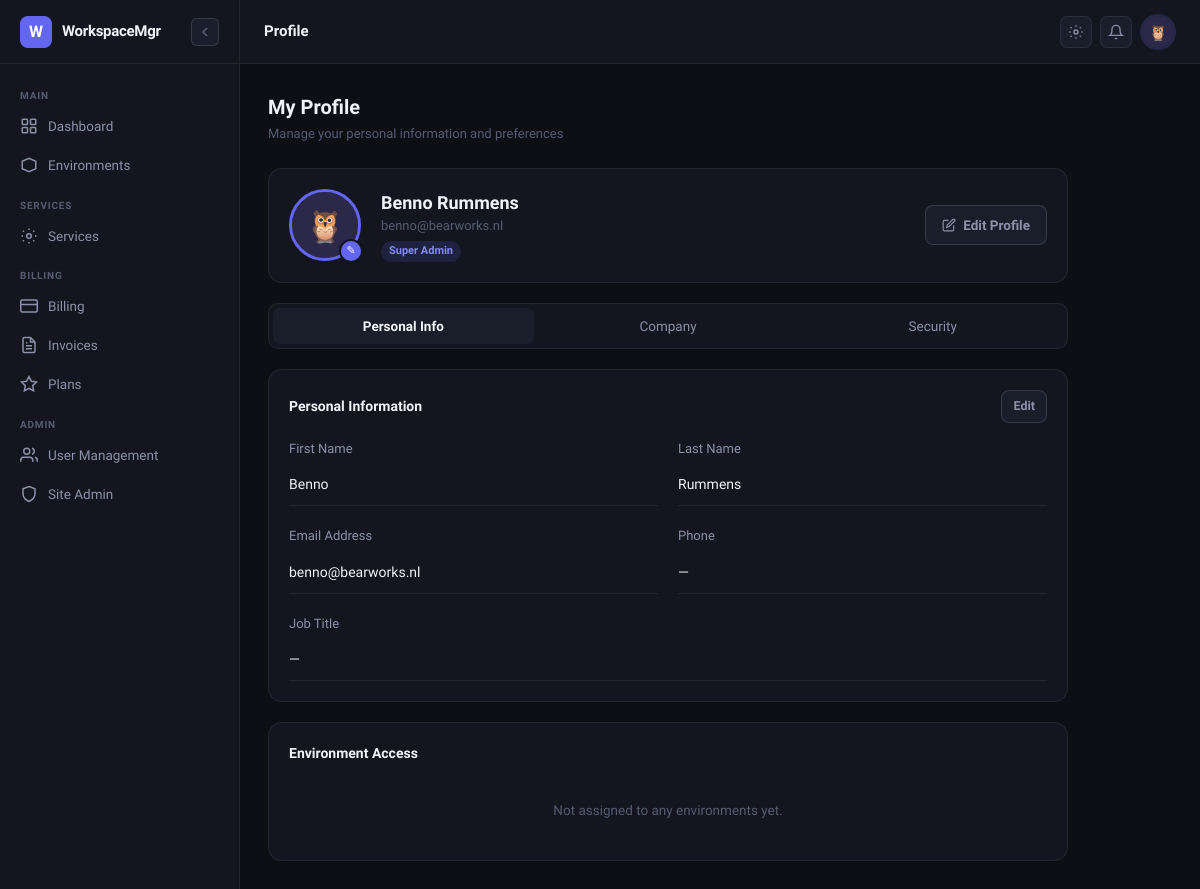
Before: /users/profile/ (signed in) with the older database file.
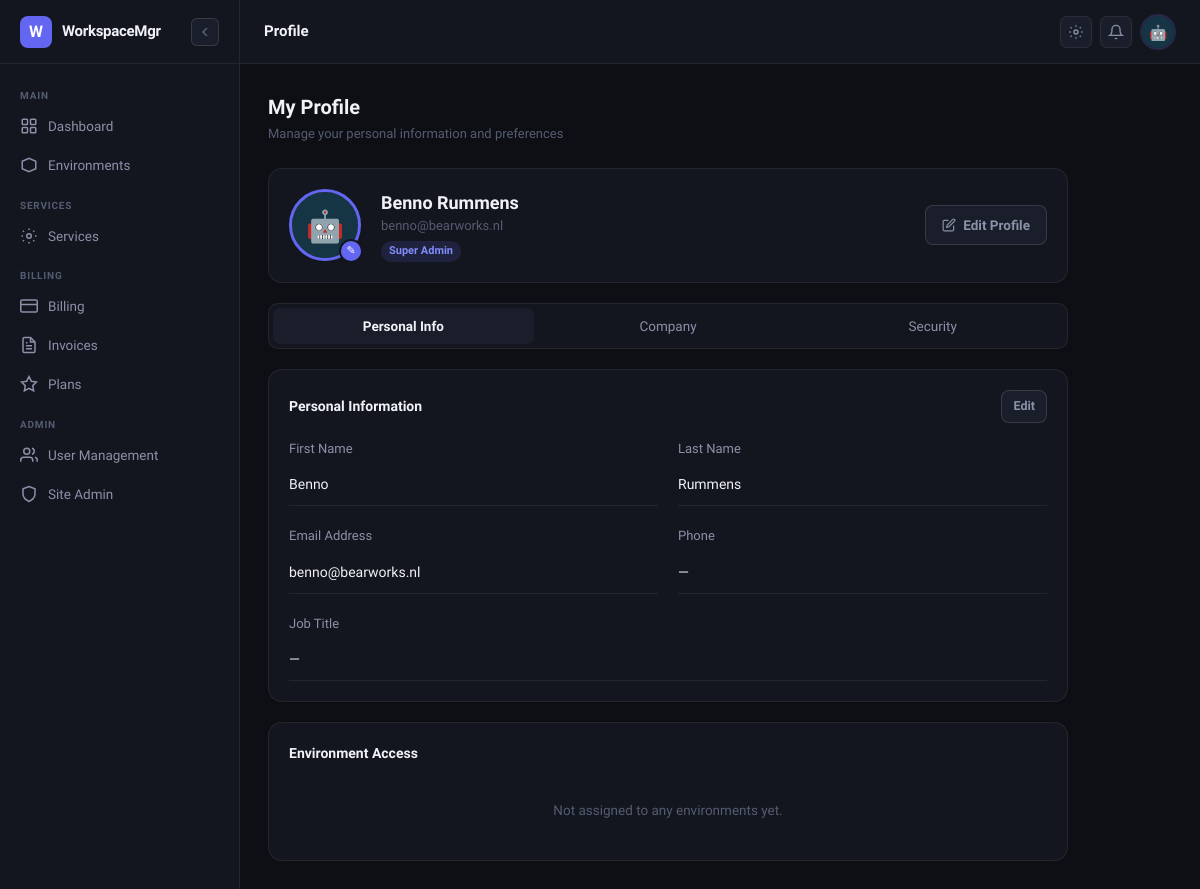
After: the same page with the newer database file.
### apps/accounts/models.py (models this page shows, shortened)
class User(AbstractUser):
    username = None
    email = models.EmailField(unique=True)
    role = models.CharField(max_length=20, choices=ROLE_CHOICES, default='env_admin')
    avatar = models.CharField(max_length=20, choices=AVATAR_CHOICES, default='avatar_1')
    phone = models.CharField(max_length=30, blank=True)
    job_title = models.CharField(max_length=100, blank=True)
    is_onboarded = models.BooleanField(default=False)
    created_at = models.DateTimeField(auto_now_add=True)
    updated_at = models.DateTimeField(auto_now=True)
    objects = UserManager()
    USERNAME_FIELD = 'email'
    REQUIRED_FIELDS = []
    class Meta:
        verbose_name = 'User'
        verbose_name_plural = 'Users'
    @property
    def display_name(self):
        return self.get_full_name() or self.email.split('@')[0]
    @property
    def is_superadmin(self):
        return self.role == 'superadmin' or self.is_superuser
    @property
    def is_env_admin(self):
        return self.role in ('superadmin', 'env_admin') or self.is_superuser
    @property
    def avatar_url(self):
        return f'/static/img/avatars/{self.avatar}.svg'

### apps/users/views.py (the view)
# urls.py: path('profile/', views.profile, name='profile'),
@login_required
def profile(request):
    company, _ = Company.objects.get_or_create(
        user=request.user, defaults={'name': request.user.display_name}
    )
    memberships = EnvironmentMembership.objects.filter(
        user=request.user
    ).select_related('environment')
    return render(request, 'users/profile.html', {
        'profile_form':  ProfileForm(instance=request.user),
        'avatar_form':   AvatarForm(instance=request.user),
        'company_form':  CompanyForm(instance=company),
        'avatar_choices': AVATAR_CHOICES,
        'current_avatar': request.user.avatar,
        'memberships':   memberships,
    })

### apps/core/context_processors.py (called while the page is built)
def sidebar_context(request):
    if request.user.is_authenticated:
        environments = Environment.objects.filter(owner=request.user)[:10]
        return {'sidebar_environments': environments}
    return {}

### templates/users/profile.html (shortened to what the changed rows need)
{% extends "base.html" %}
{% block page_title %}Profile{% endblock %}
{% block content %}
<div style="max-width:800px;">
  <div class="page-header">
    <div>
      <div class="page-title">My Profile</div>
      <div class="page-subtitle">Manage your personal information and preferences</div>
    </div>
  </div>
  <div class="card" style="margin-bottom:20px;">
    <div style="display:flex;align-items:center;gap:20px;">
      <div style="position:relative;">
        <div style="width:72px;height:72px;border-radius:50%;border:3px solid var(--accent);background:var(--bg-raised);display:flex;align-items:center;justify-content:center;overflow:hidden;" id="avatar-display">
          <img src="{{ user.avatar_url }}" alt="{{ user.display_name }}" style="width:100%;height:100%;object-fit:cover;"
            onerror="this.style.display='none';document.getElementById('avatar-fallback').style.display='flex'">
        </div>
        <button onclick="openAvatarModal()" style="position:absolute;bottom:-2px;right:-2px;width:24px;height:24px;border-radius:50%;background:var(--accent);border:2px solid var(--bg-surface);display:flex;align-items:center;justify-content:center;cursor:pointer;font-size:11px;color:white;">✎</button>
      </div>
      <div style="flex:1;">
        <div style="font-size:18px;font-weight:700;">{{ user.display_name }}</div>
        <div style="font-size:13px;color:var(--text-muted);">{{ user.email }}</div>
        <div style="margin-top:6px;display:flex;gap:8px;flex-wrap:wrap;">
          <span class="badge badge-purple">{{ user.get_role_display }}</span>
        </div>
      </div>
      <button onclick="openProfileEdit()" class="btn btn-secondary">
        <svg width="14" height="14" fill="none" viewBox="0 0 24 24" stroke="currentColor" stroke-width="2"><path d="M11 4H4a2 2 0 00-2 2v14a2 2 0 002 2h14a2 2 0 002-2v-7"/><path d="M18.5 2.5a2.121 2.121 0 013 3L12 15l-4 1 1-4 9.5-9.5z"/></svg>
        Edit Profile
      </button>
    </div>
  </div>
  <div style="display:flex;gap:4px;margin-bottom:20px;background:var(--bg-surface);border:1px solid var(--border);border-radius:10px;padding:4px;">
    <button class="tab-btn active" onclick="showTab('personal')" id="tab-personal">Personal Info</button>
    <button class="tab-btn" onclick="showTab('company')" id="tab-company">Company</button>
    <button class="tab-btn" onclick="showTab('security')" id="tab-security">Security</button>
  </div>
  <div id="tab-content-personal">
    <div class="card">
      <div class="card-header">
        <div class="card-title">Personal Information</div>
        <button onclick="openProfileEdit()" class="btn btn-secondary btn-sm">Edit</button>
      </div>
      <div style="display:grid;grid-template-columns:1fr 1fr;gap:20px;">
        <div>
          <div class="form-label">First Name</div>
          <div style="font-size:14px;color:var(--text-primary);padding:10px 0;border-bottom:1px solid var(--border);">{{ user.first_name|default:"—" }}</div>
        </div>
        <div>
          <div class="form-label">Last Name</div>
          <div style="font-size:14px;color:var(--text-primary);padding:10px 0;border-bottom:1px solid var(--border);">{{ user.last_name|default:"—" }}</div>
        </div>
        <div>
          <div class="form-label">Email Address</div>
          <div style="font-size:14px;color:var(--text-primary);padding:10px 0;border-bottom:1px solid var(--border);">{{ user.email }}</div>
        </div>
        <div>
          <div class="form-label">Phone</div>
          <div style="font-size:14px;color:var(--text-primary);padding:10px 0;border-bottom:1px solid var(--border);">{{ user.phone|default:"—" }}</div>
        </div>
        <div style="grid-column:1/-1;">
          <div class="form-label">Job Title</div>
          <div style="font-size:14px;color:var(--text-primary);padding:10px 0;border-bottom:1px solid var(--border);">{{ user.job_title|default:"—" }}</div>
        </div>
      </div>
    </div>
  </div>
  <div class="card" style="margin-top:20px;">
    <div class="card-header">
      <div class="card-title">Environment Access</div>
    </div>
    {% if memberships %}
    <div style="display:flex;flex-direction:column;gap:8px;">
      {% for m in memberships %}
      <div style="display:flex;align-items:center;justify-content:space-between;padding:10px 14px;border-radius:9px;border:1px solid var(--border);background:var(--bg-raised);">
        <div style="display:flex;align-items:center;gap:10px;">
          <span style="font-size:18px;">🖥️</span>
          <div>
            <div style="font-size:13.5px;font-weight:600;color:var(--text-primary);">{{ m.environment.name }}</div>
            <div style="font-size:12px;color:var(--text-muted);">Since {{ m.joined_at|date:"d M Y" }}</div>
          </div>
        </div>
        <span class="badge {% if m.role == 'env_admin' %}badge-purple{% else %}badge-gray{% endif %}">
          {{ m.get_role_display }}
        </span>
      </div>
      {% endfor %}
    </div>
    {% else %}
    <div style="text-align:center;padding:20px 0;color:var(--text-muted);font-size:13.5px;">
      Not assigned to any environments yet.
    </div>
    {% endif %}
  </div>
</div>
{% endblock %}

### templates/base.html (shortened to what the changed rows need)
<!DOCTYPE html>
<html lang="en" data-theme="dark">
<head>
  <script src="https://cdn.tailwindcss.com"></script>
</head>
<body>
{% if user.is_authenticated %}
<aside id="sidebar">
  <div class="sidebar-logo">
    <div class="logo-mark">W</div>
    <span class="sidebar-logo-text">WorkspaceMgr</span>
    <button class="sidebar-collapse-btn" onclick="toggleSidebar()" title="Toggle sidebar">
      <svg id="collapse-icon-expand" width="16" height="16" fill="none" viewBox="0 0 24 24" stroke="currentColor" stroke-width="2.5">
        <path d="M15 18l-6-6 6-6"/>
      </svg>
    </button>
  </div>
  <nav class="sidebar-nav">
    <div class="sidebar-section-label">Main</div>
    <a href="{% url 'core:dashboard' %}" class="nav-item {% if request.resolver_match.url_name == 'dashboard' %}active{% endif %}">
      <svg class="nav-icon" fill="none" viewBox="0 0 24 24" stroke="currentColor" stroke-width="2"><rect x="3" y="3" width="7" height="7" rx="1"/><rect x="14" y="3" width="7" height="7" rx="1"/><rect x="3" y="14" width="7" height="7" rx="1"/><rect x="14" y="14" width="7" height="7" rx="1"/></svg>
      <span class="sidebar-label">Dashboard</span>
    </a>
    <a href="{% url 'environments:list' %}" class="nav-item {% if 'environments' in request.path %}active{% endif %}">
      <svg class="nav-icon" fill="none" viewBox="0 0 24 24" stroke="currentColor" stroke-width="2"><path d="M3 7l9-4 9 4v10l-9 4-9-4V7z"/></svg>
      <span class="sidebar-label">Environments</span>
    </a>
    <div class="sidebar-section-label">Services</div>
    <a href="{% url 'services:list' %}" class="nav-item {% if 'services' in request.path %}active{% endif %}">
      <svg class="nav-icon" fill="none" viewBox="0 0 24 24" stroke="currentColor" stroke-width="2"><circle cx="12" cy="12" r="3"/><path d="M19.07 4.93l-1.41 1.41M5.34 17.66l-1.41 1.41M19.07 19.07l-1.41-1.41M5.34 6.34L3.93 4.93M20 12h2M2 12h2M12 20v2M12 2v2"/></svg>
      <span class="sidebar-label">Services</span>
    </a>
    <div class="sidebar-section-label">Billing</div>
    <a href="{% url 'billing:overview' %}" class="nav-item {% if request.path == '/billing/' %}active{% endif %}">
      <svg class="nav-icon" fill="none" viewBox="0 0 24 24" stroke="currentColor" stroke-width="2"><rect x="1" y="4" width="22" height="16" rx="2"/><line x1="1" y1="10" x2="23" y2="10"/></svg>
      <span class="sidebar-label">Billing</span>
    </a>
    <a href="{% url 'billing:invoice_list' %}" class="nav-item {% if 'invoices' in request.path %}active{% endif %}">
      <svg class="nav-icon" fill="none" viewBox="0 0 24 24" stroke="currentColor" stroke-width="2"><path d="M14 2H6a2 2 0 00-2 2v16a2 2 0 002 2h12a2 2 0 002-2V8z"/><polyline points="14 2 14 8 20 8"/><line x1="16" y1="13" x2="8" y2="13"/><line x1="16" y1="17" x2="8" y2="17"/><polyline points="10 9 9 9 8 9"/></svg>
      <span class="sidebar-label">Invoices</span>
    </a>
    <a href="{% url 'billing:plan_list' %}" class="nav-item {% if 'plans' in request.path %}active{% endif %}">
      <svg class="nav-icon" fill="none" viewBox="0 0 24 24" stroke="currentColor" stroke-width="2"><polygon points="12 2 15.09 8.26 22 9.27 17 14.14 18.18 21.02 12 17.77 5.82 21.02 7 14.14 2 9.27 8.91 8.26 12 2"/></svg>
      <span class="sidebar-label">Plans</span>
    </a>
    {% if user.is_env_admin %}
    <div class="sidebar-section-label">Admin</div>
    <a href="{% url 'users:user_list' %}" class="nav-item {% if 'users' in request.path and 'profile' not in request.path %}active{% endif %}">
      <svg class="nav-icon" fill="none" viewBox="0 0 24 24" stroke="currentColor" stroke-width="2"><path d="M17 21v-2a4 4 0 00-4-4H5a4 4 0 00-4 4v2"/><circle cx="9" cy="7" r="4"/><path d="M23 21v-2a4 4 0 00-3-3.87"/><path d="M16 3.13a4 4 0 010 7.75"/></svg>
      <span class="sidebar-label">User Management</span>
    </a>
    {% endif %}
    {% if user.is_superadmin %}
    <a href="/admin/" class="nav-item">
      <svg class="nav-icon" fill="none" viewBox="0 0 24 24" stroke="currentColor" stroke-width="2"><path d="M12 22s8-4 8-10V5l-8-3-8 3v7c0 6 8 10 8 10z"/></svg>
      <span class="sidebar-label">Site Admin</span>
    </a>
    {% endif %}
  </nav>
</aside>
<div id="main-wrap">
  <header id="topbar">
    <div class="topbar-title">{% block page_title %}Dashboard{% endblock %}</div>
    <div class="topbar-actions">
      <button class="icon-btn" onclick="openThemePanel()" title="Theme settings">
        <svg width="16" height="16" fill="none" viewBox="0 0 24 24" stroke="currentColor" stroke-width="2">
          <circle cx="12" cy="12" r="3"/><path d="M19.07 4.93l-1.41 1.41M5.34 17.66l-1.41 1.41M19.07 19.07l-1.41-1.41M5.34 6.34L3.93 4.93M20 12h2M2 12h2M12 20v2M12 2v2"/>
        </svg>
      </button>
      <button class="icon-btn" title="Notifications">
        <svg width="16" height="16" fill="none" viewBox="0 0 24 24" stroke="currentColor" stroke-width="2">
          <path d="M18 8A6 6 0 006 8c0 7-3 9-3 9h18s-3-2-3-9"/><path d="M13.73 21a2 2 0 01-3.46 0"/>
        </svg>
      </button>
      <div class="dropdown">
        <button class="avatar-btn" onclick="toggleDropdown(this)">
          <img src="{{ user.avatar_url }}" alt="{{ user.display_name }}"
            onerror="this.style.display='none';this.parentElement.innerHTML='<span style=\'font-size:14px;font-weight:700;color:var(--accent)\'>{{ user.display_name|first|upper }}</span>'">
        </button>
      </div>
    </div>
  </header>
  <main id="page-content">
    {% block content %}{% endblock %}
  </main>
</div>
{% endif %}
</body>
</html>

Changed rows visible on the page:
changed User "Benno Rummens": avatar_url: a different picture
